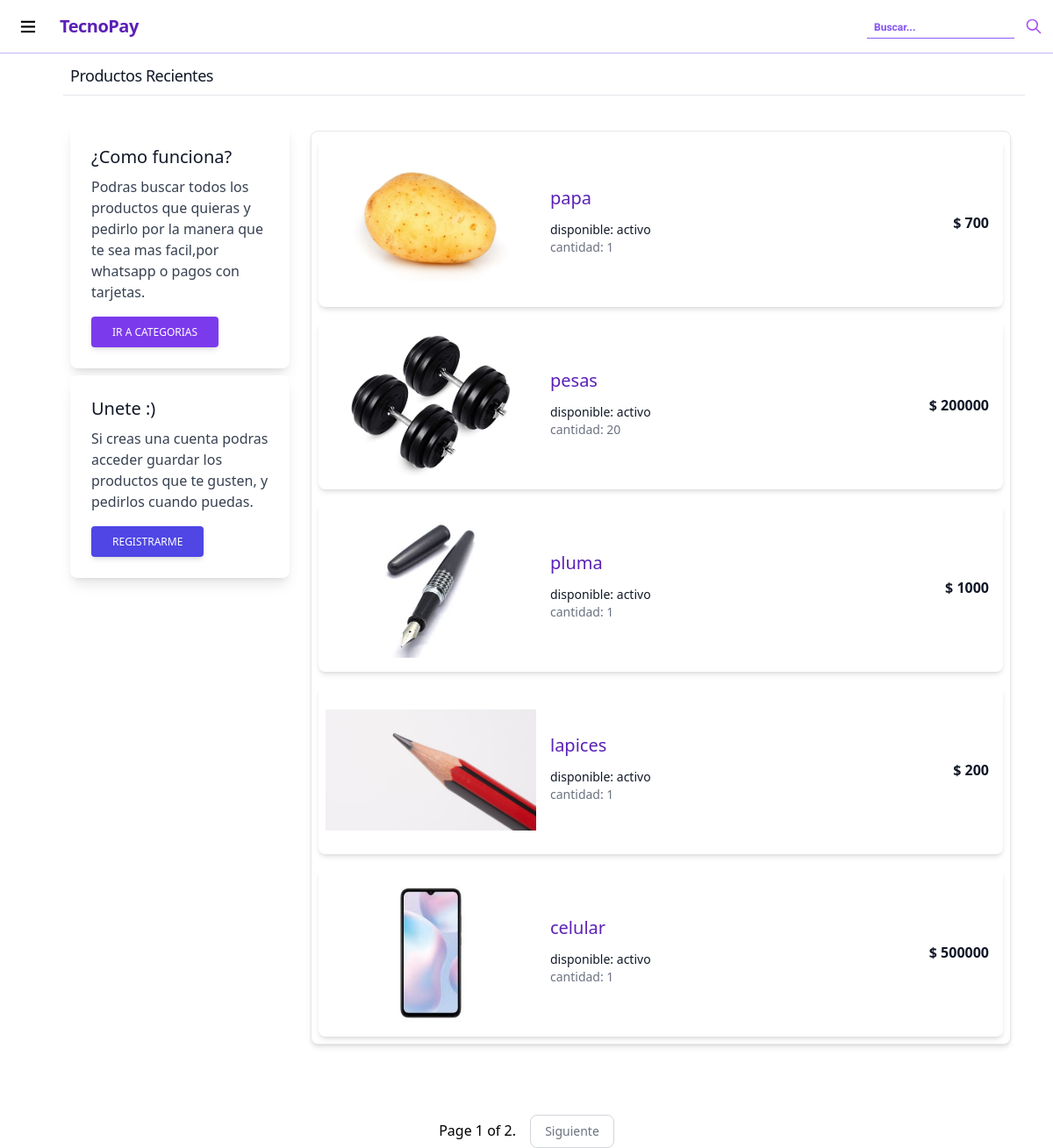
The page /inicio/ on the database its author committed.
### products/models.py (models this page shows, shortened)
class InheritedData(models.Model):
    modified = models.DateTimeField(auto_now=True)
    created = models.DateTimeField(auto_now_add=True)
    class Meta:
        abstract = True

class Products(InheritedData):
    name=models.CharField(max_length=100)
    description=models.TextField()
    img=models.ImageField(null=True,blank=True)
    price=models.PositiveIntegerField()
    quantity=models.PositiveIntegerField(default=1)
    active=models.BooleanField(default=True)
    categorys=models.ManyToManyField(Category)

### products/views.py (the view)
# urls.py: path('inicio/',ProductsView.as_view(),name='products'),
class ProductsView(View):
    def get(self, request, *args, **kwargs):
        search = request.GET.get('search',None)
        if search != None:
            producs_list = Products.objects.filter(name__contains=search)
        else:
            producs_list = Products.objects.all().order_by('-id')
        paginator_list = Paginator(producs_list, 5) # Show 15 products per page.
        page_number = request.GET.get('page')
        products_page = paginator_list.get_page(page_number)
        return  render(request, 'products/productslist.html', {'products_page':products_page})

### templates/products/productslist.html (shortened to what this page needs)
{% extends "base/base.html" %}
{% load static %}
{% block content%}
<div class="box ml-10">
    <div class="bg-white ">
        <div class="max-w-2xl mx-auto py-16 px-4  sm:px-6 lg:max-w-7xl lg:px-8">
          <h2 class="text-lg font-medium tracking-tight text-gray-900 p-2 ">Productos Recientes</h2>
          <hr>
          <div class="mt-6 flex content-between">
            <div class="w-3/12">
              <div class="flex justify-center m-2">
                <div class="rounded-lg shadow-lg bg-white max-w-sm">
                  <div class="p-6">
                    <h5 class="text-gray-900 text-xl font-medium mb-2">¿Como funciona?</h5>
                    <p class="text-gray-700 text-base mb-4">
                      Podras buscar todos los productos que quieras
                      y pedirlo por la manera que te sea mas facil,por whatsapp o pagos con tarjetas.
                    </p>
                    <a href="{% url 'category' %}" type="button" class=" inline-block px-6 py-2.5 bg-violet-600 text-white font-medium text-xs leading-tight uppercase rounded shadow-md hover:bg-blue-700 hover:shadow-lg focus:bg-blue-700 focus:shadow-lg focus:outline-none focus:ring-0 active:bg-blue-800 active:shadow-lg transition duration-150 ease-in-out">Ir a categorias</a>
                  </div>
                </div>
              </div>
              <div class="flex justify-center m-2">
                <div class="rounded-lg shadow-lg bg-white max-w-sm">
                  <div class="p-6">
                    <h5 class="text-gray-900 text-xl font-medium mb-2">Unete :)</h5>
                    <p class="text-gray-700 text-base mb-4">
                      Si creas una cuenta podras acceder guardar los productos que te gusten,
                      y pedirlos cuando puedas.
                    </p>
                    <a href="{% url 'register' %}" type="button" class=" inline-block px-6 py-2.5 bg-indigo-600 text-white font-medium text-xs leading-tight uppercase rounded shadow-md hover:bg-blue-700 hover:shadow-lg focus:bg-blue-700 focus:shadow-lg focus:outline-none focus:ring-0 active:bg-blue-800 active:shadow-lg transition duration-150 ease-in-out">Registrarme</a>
                  </div>
                </div>
              </div>
            </div>
            <div class=" bg-white rounded-lg border shadow-md m-4 dark:bg-gray-800 dark:border-gray-700 w-3/4">
            {% for products in products_page %}
             <div class="flow-root">
               <a href="{% url 'detail_products' products.id %}" >
                  <ul role="list" class="divide-y divide-gray-200 dark:divide-gray-700 shadow-md m-2 rounded-lg">
                      <li class="py-3 sm:py-4">
                          <div class="flex items-center space-x-4">
                              <div class="">
                                  <img class="w-60 h-40 object-contain ml-2" src="{{products.img.url}}" alt="Products">
                              </div>
                              <div class="flex-1 min-w-0">
                                <h3 class="text-violet-800 pb-4 text-xl font-medium  leading-none dark:text-white">{{products.name}}</h3>
                                  <p class="text-sm font-medium text-gray-900 truncate dark:text-white">
                                      disponible:
                                      {% if products.active == True %}
                                      activo
                                      {% else %}
                                      no disponible
                                      {% endif %}
                                  </p>
                                  <p class="text-sm text-gray-500 truncate text-gray-400">
                                      cantidad: <span>{{products.quantity}}</span>
                                  </p>
                              </div>
                              <div class="inline-flex items-center text-base font-semibold text-gray-900 dark:text-white p-4">
                                  $ {{products.price}}
                              </div>
                          </div>
                      </li>
                  </ul>
                </a>
             </div>
            {% empty %}
            <li>no hay productos disponibles.</li>
            {% endfor %}
          </div>
          </div>
        </div>
      </div>
</div>
<div class="pagination text-center">
  <span class="step-links">
      <span class="current">
          Page {{ products_page.number }} of {{ products_page.paginator.num_pages }}.
      </span>
      {% if products_page.has_next %}
      <a id="siguiente" href="?page={{ products_page.next_page_number }}" class="inline-flex items-center py-2 px-4 ml-3 text-sm font-medium text-gray-500 bg-white rounded-lg border border-gray-300 hover:bg-gray-100 hover:text-gray-700 dark:bg-gray-800 dark:border-gray-700 dark:text-gray-400 dark:hover:bg-gray-700 dark:hover:text-white">
        Siguiente
      </a>
      {% endif %}
  </span>
</div>
{% endblock %}

### templates/base/base.html (style rules this page uses)
body { box-sizing: border-box; padding: 0; margin: 0; position: relative; }

### rows shown on the page
Products: img (picture), name "papa", active "activo", quantity "1", price "700"
Products: img (picture), name "pesas", active "activo", quantity "20", price "200000"
Products: img (picture), name "pluma", active "activo", quantity "1", price "1000"
Products: img (picture), name "lapices", active "activo", quantity "1", price "200"
Products: img (picture), name "celular", active "activo", quantity "1", price "500000"

### other values the page prints
{{ products_page.number }} "1"
{{ products_page.paginator.num_pages }} "2"
